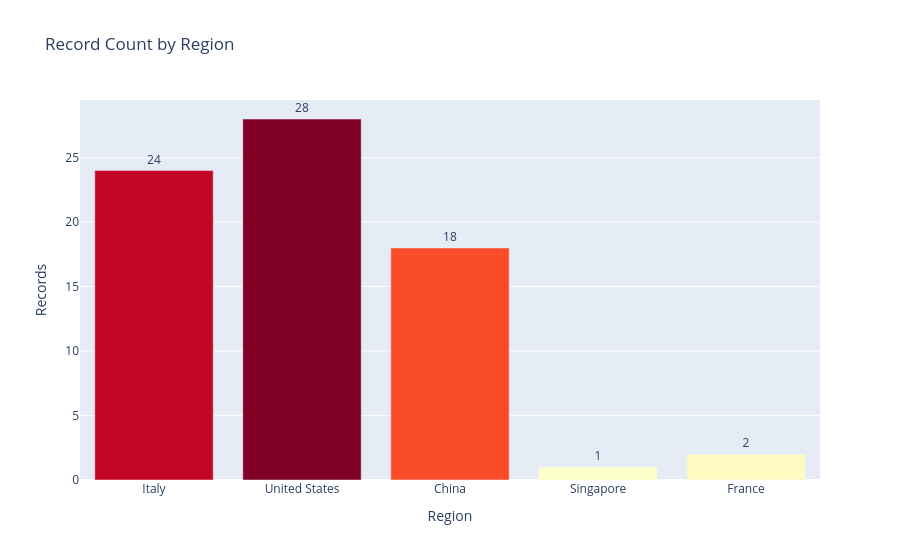

The notebook cell saved with this chart:
### Code cell
!pip install plotly pandas openpyxl

import pandas as pd
import plotly.express as px
import plotly.graph_objects as go
from IPython.display import display

df = pd.DataFrame({
    "Region": ["Italy", "United States", "China", "Singapore", "France"],
    "ISO3": ["ITA", "USA", "CHN", "SGP", "FRA"],
    "Record Count": [24, 28, 18, 1, 2],
    "Share of Records": [0.329, 0.384, 0.247, 0.014, 0.027],
    "New Visitors": [5, 13, 18, 1, 2],
    "Pageviews": [650, 46, 19, 1, 2],
    "Total Duration": ["6:54:27", "0:10:32", "0:02:30", "0:00:10", "0:00:02"],
    "Duration (seconds)": [24867, 632, 150, 10, 2],
})

display(
    df[["Region", "Record Count", "Share of Records", "New Visitors", "Pageviews", "Total Duration"]]
    .style.format({"Share of Records": "{:.1%}"})
    .hide(axis="index")
)

fig_bar = px.bar(
    df,
    x="Region",
    y="Record Count",
    text="Record Count",
    color="Record Count",
    color_continuous_scale="YlOrRd",
    title="Record Count by Region",
)
fig_bar.update_traces(textposition="outside")
fig_bar.update_layout(
    xaxis_title="Region",
    yaxis_title="Records",
    height=500,
    coloraxis_showscale=False,
)
fig_bar.show()

metrics = {
    "Record Count": "YlOrRd",
    "Pageviews": "Blues",
    "New Visitors": "Greens",
    "Duration (seconds)": "Oranges",
}

fig_map = go.Figure()

for i, (metric, scale) in enumerate(metrics.items()):
    fig_map.add_trace(
        go.Choropleth(
            locations=df["ISO3"],
            locationmode="ISO-3",
            z=df[metric],
            text=df["Region"],
            colorscale=scale,
            colorbar=dict(title=metric),
            visible=(i == 0),
            hovertemplate=(
                "<b>%{text}</b><br>"
                + metric
                + ": %{z}<br>"
                + "<extra></extra>"
            ),
        )
    )

buttons = []
for i, metric in enumerate(metrics.keys()):
    visible = [False] * len(metrics)
    visible[i] = True
    buttons.append(dict(label=metric, method="update", args=[{"visible": visible}]))

fig_map.update_layout(
    title="Traffic Heatmap by Country",
    geo=dict(showframe=False, showcoastlines=True, projection_type="natural earth"),
    updatemenus=[dict(buttons=buttons, direction="down", x=1.02, y=1, xanchor="left")],
    margin=dict(l=0, r=0, t=60, b=0),
    height=560,
)

fig_map.show()

### Figure 1 — Plotly figure (JSON) as saved in the notebook; plotly's stock layout.template omitted (floating-point values rounded to 4 significant figures)
{"data": [{"hovertemplate": "Region=%{x}<br>Record Count=%{marker.color}<extra></extra>", "legendgroup": "", "marker": {"color": [24, 28, 18, 1, 2], "coloraxis": "coloraxis", "pattern": {"shape": ""}}, "name": "", "orientation": "v", "showlegend": false, "text": [24.0, 28.0, 18.0, 1.0, 2.0], "textposition": "outside", "type": "bar", "x": ["Italy", "United States", "China", "Singapore", "France"], "xaxis": "x", "y": [24, 28, 18, 1, 2], "yaxis": "y"}], "layout": {"autosize": true, "barmode": "relative", "coloraxis": {"colorbar": {"title": {"text": "Record Count"}}, "colorscale": [[0, "rgb(255,255,204)"], [0.125, "rgb(255,237,160)"], [0.25, "rgb(254,217,118)"], [0.375, "rgb(254,178,76)"], [0.5, "rgb(253,141,60)"], [0.625, "rgb(252,78,42)"], [0.75, "rgb(227,26,28)"], [0.875, "rgb(189,0,38)"], [1, "rgb(128,0,38)"]], "showscale": false}, "legend": {"tracegroupgap": 0}, "title": {"text": "Record Count by Region"}, "xaxis": {"anchor": "y", "autorange": true, "domain": [0, 1], "range": [-0.5, 4.5], "title": {"text": "Region"}, "type": "category"}, "yaxis": {"anchor": "x", "autorange": true, "domain": [0, 1], "range": [0, 30], "title": {"text": "Records"}, "type": "linear"}}}
